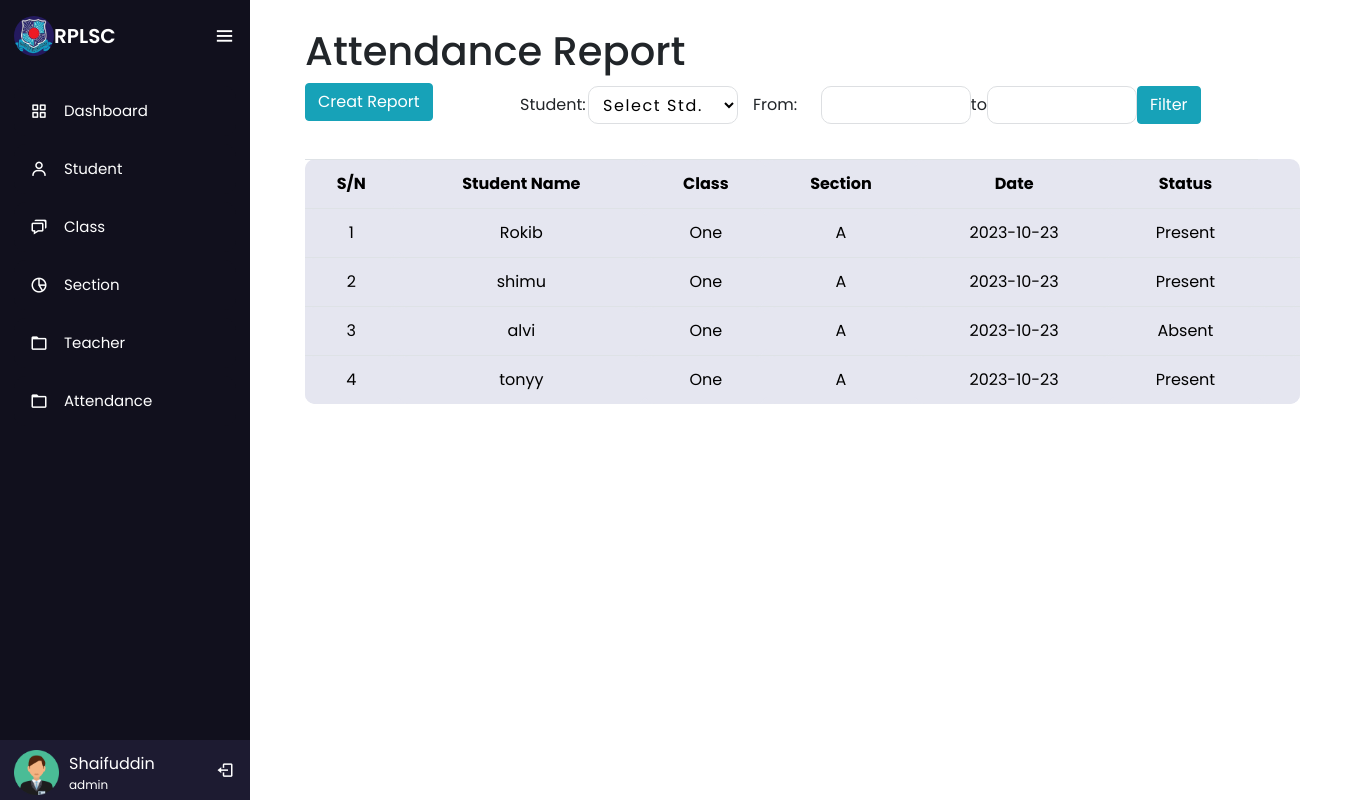
The app's page /attendancerecord.php (signed in) with its own data.
### tables this page shows
CREATE TABLE `employee` (
  `id` int(100) NOT NULL COMMENT 'ID',
  `name` varchar(100) NOT NULL COMMENT 'Name',
  `department_id` int(100) NOT NULL,
  `cid` int(11) NOT NULL,
  `sid` int(11) NOT NULL,
  `number` int(100) NOT NULL COMMENT 'Number',
  `email` varchar(100) NOT NULL COMMENT 'Email',
  `password` varchar(100) NOT NULL,
  `role` int(10) NOT NULL
);

CREATE TABLE `role` (
  `id` int(100) NOT NULL,
  `name` varchar(100) NOT NULL
);

CREATE TABLE `attendance` (
  `id` int(11) NOT NULL,
  `student_id` int(11) NOT NULL,
  `attendance_date` date NOT NULL,
  `attendance_value` int(11) NOT NULL
);

CREATE TABLE `student` (
  `id` int(100) NOT NULL,
  `roll` int(100) NOT NULL,
  `name` varchar(100) NOT NULL,
  `cid` int(100) NOT NULL,
  `sid` int(100) NOT NULL
);

CREATE TABLE `class` (
  `cid` int(100) NOT NULL,
  `cname` varchar(100) NOT NULL
);

CREATE TABLE `section` (
  `sid` int(11) NOT NULL,
  `sname` varchar(11) NOT NULL
);

### attendancerecord.php (the view, shortened to what this page needs)
<?php
include 'nav.php';
$query = mysqli_query($conn, "SELECT `cid`,`sid` FROM `employee` WHERE `id`='$_SESSION[eid]'");
$fetch = mysqli_fetch_assoc($query);
$cid = $fetch['cid'];
$sid = $fetch['sid'];
$class_query = mysqli_query($conn, "SELECT `cname` FROM `class` WHERE cid='$cid'");
$section_query = mysqli_query($conn, "SELECT `sname` FROM `section` WHERE `sid`='$sid'");
$class = mysqli_fetch_assoc($class_query)['cname'];
$section = mysqli_fetch_assoc($section_query)['sname'];
$sub_sql = "";
$eq = "";
$query = "SELECT student.name, attendance.attendance_date,attendance.attendance_value
          FROM student
          JOIN attendance ON student.id = attendance.student_id
          $sub_sql $eq
          ORDER BY attendance.id DESC";
?>
<head>
</head>
<div class="container" style="height: 0;">
    <h1> Attendance Report</h1>
    <button onclick="purchaseReport()" class="btn btn-info"> Creat Report</button>
    <form method="post">
                <div class="input-group date" style="left: 200px;bottom: 35px;">
                    <label for="from" class="col-1 col-form-label">Student:</label>
                        <select class="inputbox" aria-label="Default select example" name="name" id="name">
                            <option selected disabled>Select Std.</option>
                        </select>
                    <label for="from" class="col-1 col-form-label">From:</label>
                    <input type="text" id="from" class="inputbox"  name="from"  autocomplete="off">
                    <label for="to" class="col-0 col-form-label">to</label>
                    <input type="text" id="to" class="inputbox" name="to"  autocomplete="off">
                    <input type="submit" class="btn btn-info" name="submit" value="Filter">
            </form>
</div>
<div id="table">
<table class="table ">
    <thread>
        <tr>
            <th>S/N</th>
            <th>Student Name</th>
            <th>Class</th>
            <th>Section</th>
            <th>Date</th>
            <th>Status</th>
        </tr>
    </thread>
    <?php
    $data = mysqli_query($conn, $query);
    $total = mysqli_num_rows($data);
    $c = 1;
    if ($total != 0) {
        while ($result = mysqli_fetch_assoc($data)) {
            echo '
    <tr>
        <td>' . $c . '</td>
        <td>' . $result['name'] . '</td>
        <td>' . $class . '</td>
        <td>' . $section . '</td>
        <td>' . $result['attendance_date'] . '</td>
        <td>' . ($result['attendance_value'] == 0 ? 'Absent' : 'Present') . '</td>
        <td>
        </td>
    </tr>';
            $c++;
        }
    } else {
        echo "NO records Found";
    };
    ?>
</table>
</div>
<?php
include 'footer.php';
?>

### nav.php (shortened to what this page needs)
<?php
$db = new dbObj();
$conn =  $db->getConnstring();
?>
<!DOCTYPE html>
<html lang="en" dir="ltr">
<head>
  <link rel="stylesheet" href="school.css" />
  <link rel="stylesheet" href="css/bootstrap.min.css">
  <link rel="stylesheet" href="https://unicons.iconscout.com/release/v4.0.0/css/line.css">
  <link href='https://unpkg.com/boxicons@2.0.7/css/boxicons.min.css' rel='stylesheet'>
  <link rel="stylesheet" href="https://cdnjs.cloudflare.com/ajax/libs/font-awesome/4.7.0/css/font-awesome.min.css">
  <link rel="stylesheet" href="//code.jquery.com/ui/1.13.2/themes/base/jquery-ui.css">
</head>
<body>
  <div class="sidebar open">
    <div class="logo-details">
      <img src="image/slogo.jpg" style="height: 40px; width:40px;   border-radius: 50%;" alt="profileImg" />
      <div class="logo_name">RPLSC</div>
      <i class="bx bx-menu" id="btn"></i>
    </div>
    <ul class="nav-list">
    <?php if (isset($_SESSION['admin'])) {
     echo '
     <li>
        <a href="dashboard.php">
          <i class="bx bx-grid-alt"></i>
          <span class="links_name">Dashboard</span>
        </a>
        <span class="tooltip">Dashboard</span>
      </li>
      <li>
        <a href="student.php">
          <i class="bx bx-user"></i>
          <span class="links_name">Student</span>
        </a>
        <span class="tooltip">Student</span>
      </li>
      <li>
        <a href="class.php">
          <i class="bx bx-chat"></i>
          <span class="links_name">Class</span>
        </a>
        <span class="tooltip">Class</span>
      </li>
      <li>
        <a href="section.php">
          <i class="bx bx-pie-chart-alt-2"></i>
          <span class="links_name">Section</span>
        </a>
        <span class="tooltip">Section</span>
      </li>
      <li>
        <a href="teacher.php">
          <i class="bx bx-folder"></i>
          <span class="links_name">Teacher</span>
        </a>
        <span class="tooltip">Teacher</span>
      </li>
      <li>
        <a href="adminrecord.php">
          <i class="bx bx-folder"></i>
          <span class="links_name">Attendance</span>
        </a>
        <span class="tooltip">Attendance</span>
      </li>'
      ;}?>
      <li class="profile" >
      <div class="profile-details">
          <img src="image/user.png" alt="profileImg" />
          <div class="name_job">
          <a href="profile.php" ><div style="background-color: #1D1B31; color:white;">
            <?php
            $query = mysqli_query($conn, "SELECT * FROM `employee` WHERE `id`='$_SESSION[eid]'");
            $fetch = mysqli_fetch_array($query);
          echo $fetch['name'];?>
          </div></a>
            <div class="job">
              <?php
              $query = mysqli_query($conn, "SELECT * FROM `employee` WHERE `id`='$_SESSION[eid]'");
              $fetch = mysqli_fetch_array($query);
              $role = $fetch["role"];
              $query = mysqli_query($conn, "SELECT * FROM `role` WHERE `id`='$role'");
              $fetch = mysqli_fetch_array($query);
              echo $fetch['name'];
              ?>
          </div>
          </div>
        </div>
        <a href="logout.php" id="log_out">
        <i class="bx bx-log-out" ></i>
        </a>
      </li>
    </ul>
  </div>
  <section class="home-section">

### school.css (style rules this page uses)
* { margin: 0; padding: 0; box-sizing: border-box; font-family: "Poppins" , sans-serif; }
.sidebar { position: fixed; left: 0; top: 0; height: 100%; width: 78px; background: #11101D; padding: 6px 14px; z-index: 99; transition: all 0.5s ease; }
.sidebar.open { width: 250px; }
.sidebar .logo-details { height: 60px; display: flex; align-items: center; position: relative; }
.sidebar .logo-details .logo_name { color: #fff; font-size: 20px; font-weight: 600; opacity: 0; transition: all 0.5s ease; }
.sidebar.open .logo-details .icon, .sidebar.open .logo-details .logo_name { opacity: 1; }
.sidebar .logo-details #btn { position: absolute; top: 50%; right: 0; transform: translateY(-50%); font-size: 22px; transition: all 0.4s ease; font-size: 23px; text-align: center; cursor: pointer; transition: all 0.5s ease; }
.sidebar.open .logo-details #btn { text-align: right; }
.sidebar i { color: #fff; height: 60px; min-width: 50px; font-size: 28px; text-align: center; line-height: 60px; }
.sidebar .nav-list { margin-top: 20px; height: 100%; }
.sidebar li { position: relative; margin: 8px 0; list-style: none; }
.sidebar li a { display: flex; height: 100%; width: 100%; border-radius: 12px; align-items: center; text-decoration: none; transition: all 0.4s ease; background: #11101D; }
.sidebar li a .links_name { color: #fff; font-size: 15px; font-weight: 400; white-space: nowrap; opacity: 0; pointer-events: none; transition: 0.4s; }
.sidebar.open li a .links_name { opacity: 1; pointer-events: auto; }
.sidebar li i { height: 50px; line-height: 50px; font-size: 18px; border-radius: 12px; }
.sidebar li.profile { position: fixed; height: 60px; width: 78px; left: 0; bottom: -8px; padding: 10px 14px; background: #1d1b31; transition: all 0.5s ease; overflow: hidden; }
.sidebar.open li.profile { width: 250px; }
.sidebar li .profile-details { display: flex; align-items: center; flex-wrap: nowrap; }
.sidebar li img { height: 45px; width: 45px; object-fit: cover; border-radius: 6px; margin-right: 10px; }
.sidebar li.profile .name, .sidebar li.profile .job { font-size: 15px; font-weight: 400; color: #fff; white-space: nowrap; }
.sidebar li.profile .job { font-size: 12px; }
.sidebar .profile #log_out { position: absolute; top: 50%; right: 0; transform: translateY(-50%); background: #1d1b31; width: 100%; height: 60px; line-height: 60px; border-radius: 0px; transition: all 0.5s ease; }
.sidebar.open .profile #log_out { width: 50px; background: none; }
.home-section { position: relative; min-height: 100vh; top: 0; left: 78px; width: calc(100% - 78px); transition: all 0.5s ease; z-index: 2; padding: 0px 40px 0px 40px; }
.sidebar.open ~ .home-section { left: 250px; width: calc(100% - 250px); }
.table,th,td { background-color: #e5e6f0; color: #000000 !important; text-align: center; border-radius: 10px; }

### attendancerecord.php (style rules this page uses)
.inputbox { position: relative; width: 150px; padding: 0px 10px 0px; background: transparent; border: 1px solid #dddfe2; border-radius: 10px; outline: none; color: rgb(0, 0, 0); letter-spacing: .1em; z-index: 10; }

### records on screen
employee: name "Shaifuddin"
role: name "admin"
attendance: student.name "Rokib", attendance_date "2023-10-23", attendance_value "Present"
class: cname "One"
section: sname "A"
attendance: student.name "shimu", attendance_date "2023-10-23", attendance_value "Present"
attendance: student.name "alvi", attendance_date "2023-10-23", attendance_value "Absent"
attendance: student.name "tonyy", attendance_date "2023-10-23", attendance_value "Present"
